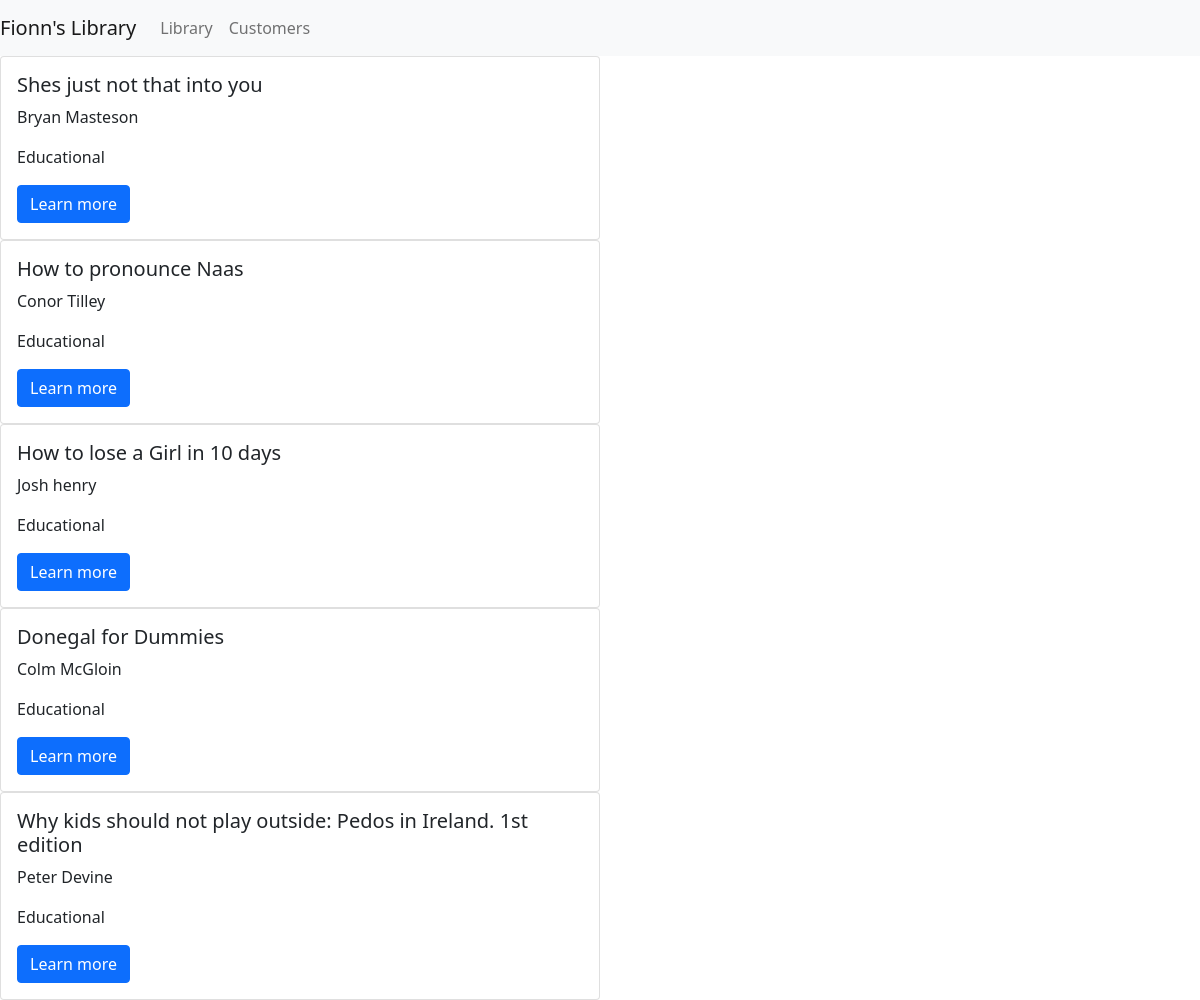
/category/Educational, run on the app's committed database.
### Library/models.py (models this page shows)
class Book(models.Model):
    id = models.AutoField(primary_key=True)
    title = models.TextField()
    author = models.CharField(max_length=40) # charfields have to have a max length
    genre = models.TextField(null=True)
    year = models.IntegerField()
    inventory = models.IntegerField()

### Library/views.py (the view)
# urls.py: path('category/<str:bookgenre>', views.view_by_genre, name='genre_book'),
def view_by_genre(request, bookgenre):
    genre_book = Book.objects.all().filter(genre=bookgenre)
    return render(request, 'category.html', {'book':genre_book})

### Library/templates/category.html (shortened to what this page needs)
{% extends 'base.html' %}
{% block content %}
  {% for b in book %}
    <div class="card w-50">
      <div class="card-body">
        <h5 class="card-title">{{ b.title }}</h5>
        <p class="card-text">{{b.author }}</p>
        <p class="card-text">{{ b.genre }}</p>
        <a href="/{{ b.id }}" class="btn btn-primary">Learn more</a>
      </div>
    </div>
  {% endfor %}
{% endblock %}

### data on the page
Book: title "Shes just not that into you", author "Bryan Masteson", genre "Educational"
Book: title "How to pronounce Naas", author "Conor Tilley", genre "Educational"
Book: title "How to lose a Girl in 10 days", author "Josh henry", genre "Educational"
Book: title "Donegal for Dummies", author "Colm McGloin", genre "Educational"
Book: title "Why kids should not play outside: Pedos in Ireland. 1st edition", author "Peter Devine", genre "Educational"
